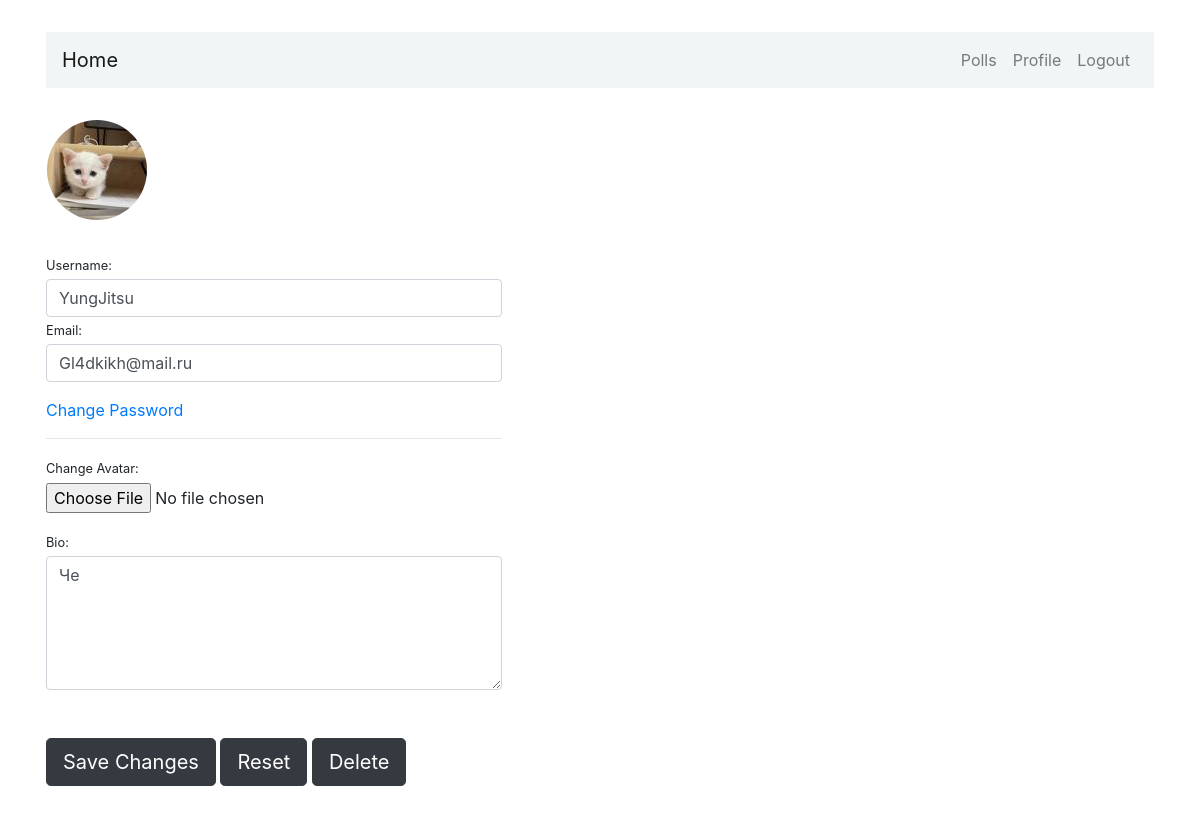
The app's page /profile/ (signed in), older data.
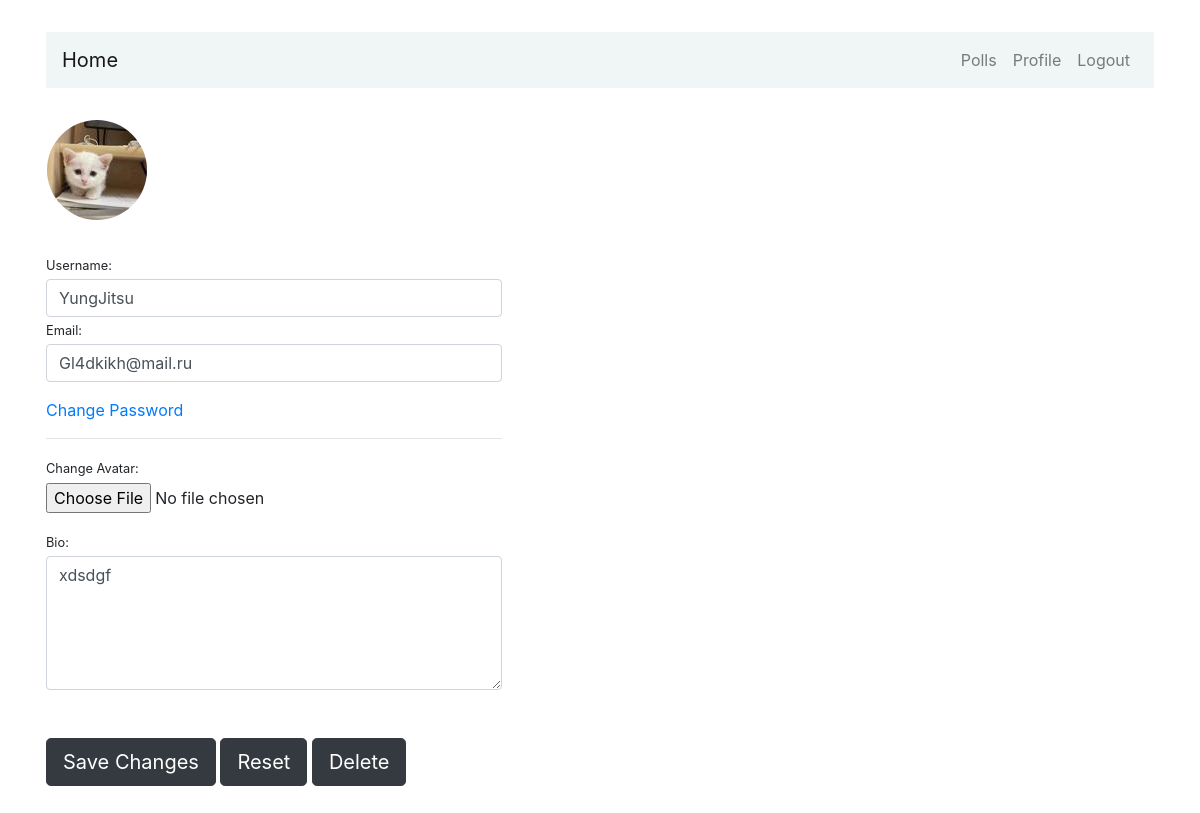
The same page, newer data.
### users/models.py (models this page shows, shortened)
class Profile(models.Model):
    user = models.OneToOneField(User, on_delete=models.CASCADE)
    avatar = models.ImageField(default='default.jpg', upload_to='profile_images')
    bio = models.TextField()

### users/views.py (the view)
# urls.py: path('profile/', profile, name='users-profile'),
@login_required
def profile(request):
    if request.method == 'POST':
        user_form = UpdateUserForm(request.POST, instance=request.user)
        profile_form = UpdateProfileForm(request.POST, request.FILES, instance=request.user.profile)
        if user_form.is_valid() and profile_form.is_valid():
            user_form.save()
            profile_form.save()
            messages.success(request, 'Your profile is updated successfully')
            return redirect(to='users-profile')
    else:
        user_form = UpdateUserForm(instance=request.user)
        profile_form = UpdateProfileForm(instance=request.user.profile)
    return render(request, 'users/profile.html', {'user_form': user_form, 'profile_form': profile_form})

### users/forms.py
class UpdateUserForm(forms.ModelForm):
    username = forms.CharField(max_length=100,
                               required=True,
                               widget=forms.TextInput(attrs={'class': 'form-control'}))
    email = forms.EmailField(required=True,
                             widget=forms.TextInput(attrs={'class': 'form-control'}))
    class Meta:
        model = User
        fields = ['username', 'email']

class UpdateProfileForm(forms.ModelForm):
    avatar = forms.ImageField(widget=forms.FileInput(attrs={'class': 'form-control-file'}))
    bio = forms.CharField(widget=forms.Textarea(attrs={'class': 'form-control', 'rows': 5}))
    class Meta:
        model = Profile
        fields = ['avatar', 'bio']

### users/templates/users/profile.html (shortened to what this page needs)
{% extends "users/base.html" %}
{% block content %}
    <div class="row my-3 p-3">
        <img class="rounded-circle account-img" src="{{ user.profile.avatar.url }} " style="cursor: pointer; width: 100px; height: 100px;"/>
    </div>
    <div class="form-content">
        <form method="post" enctype="multipart/form-data">
            <div class="form-row">
                <div class="col-md-5">
                    <div class="form-group">
                        <label class="small mb-1">Username:</label>
                            {{ user_form.username }}
                        <label class="small mb-1">Email:</label>
                            {{ user_form.email }}
                    </div>
                    <div class="form-group">
                        <a href="{% url 'password_change' %}">Change Password</a>
                        <hr>
                        <label class="small mb-1">Change Avatar:</label>
                        {{ profile_form.avatar }}
                    </div>
                    <label class="small mb-1">Bio:</label> {{ profile_form.bio }}
                </div>
            </div>
            <br><br>
            <button type="submit" class="btn btn-dark btn-lg">Save Changes</button>
            <button type="reset" class="btn btn-dark btn-lg">Reset</button>
            <a class="btn btn-dark btn-lg" href="{% url 'user_delete' %}" role="button">Delete</a>
        </form>
    </div>
{% endblock content %}

Row changes from the older to the newer data that the page shows:
changed Profile: bio "Че" → "xdsdgf"
